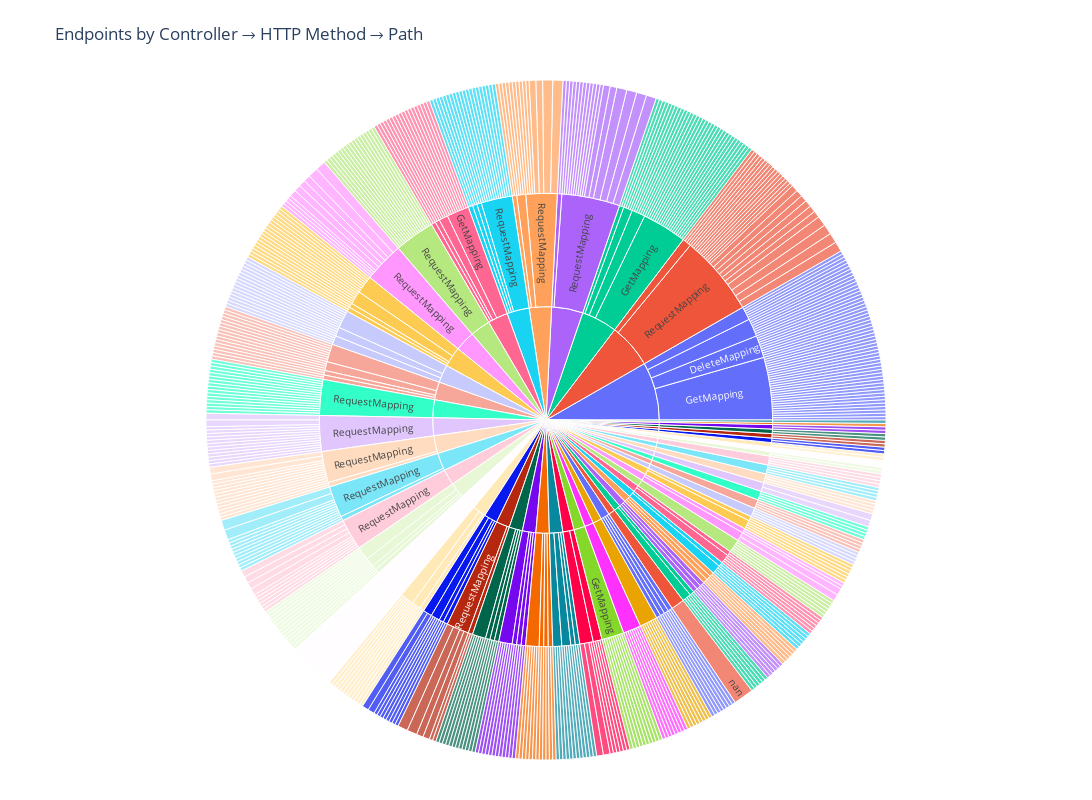
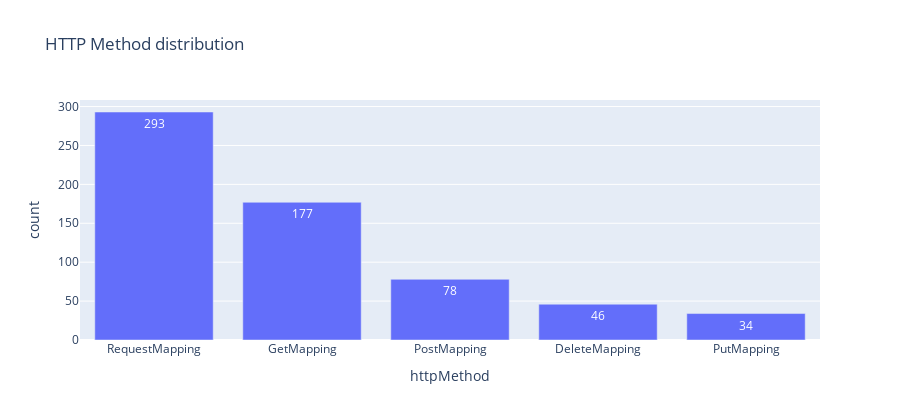

Write notebook code for charts like these, in order.
### Markdown cell above
## 3) Spring Endpoints

### Code cell
# Charts for Spring_Endpoints
# Where charts are generated:
#  - 3A) Sunburst: Controller → HTTP Method → Path
#  - 3B) HTTP Method distribution (bar)
#  - 3C) Unique endpoints per controller (horizontal bar)

# Expected columns: controller, method, httpMethod, completeEndpoint
path = API_DIR / "Spring_Endpoints.csv"
df_ep = read_csv_safe(path)
show_head(df_ep)

if not df_ep.empty:
    cols = {c.lower(): c for c in df_ep.columns}
    c_ctrl = cols.get("controller")
    c_meth = cols.get("method")
    c_http = cols.get("httpmethod") or cols.get("httprequestmethod") or cols.get("methodtype")
    c_path = cols.get("completeendpoint") or cols.get("path") or cols.get("endpoint")
    
    if c_ctrl: df_ep[c_ctrl] = df_ep[c_ctrl].astype(str)
    if c_meth: df_ep[c_meth] = df_ep[c_meth].astype(str)
    if c_http: df_ep[c_http] = df_ep[c_http].astype(str)
    if c_path: df_ep[c_path] = df_ep[c_path].astype(str)
    
    # 3A) Sunburst large
    if c_ctrl and c_http and c_path:
        sub = df_ep[[c_ctrl, c_http, c_path]].copy()
        fig = px.sunburst(sub, path=[c_ctrl, c_http, c_path],
                          maxdepth=3, title="Endpoints by Controller → HTTP Method → Path")
        fig.update_layout(width=1200, height=800,
                          margin=dict(l=40, r=40, t=80, b=40),
                          uniformtext_minsize=10, uniformtext_mode='hide')
        fig.show()
    else:
        print("[info] Missing one of [controller, httpMethod, completeEndpoint] — skipping sunburst.")
    
    # 3B) HTTP method distribution
    if c_http:
        method_counts = df_ep[c_http].mask(df_ep[c_http].isna(), "unknown").value_counts().reset_index()
        method_counts.columns = ["httpMethod", "count"]
        fig = px.bar(method_counts, x="httpMethod", y="count",
                     title="HTTP Method distribution", text_auto=True)
        fig.update_layout(width=900, height=420, xaxis_title="httpMethod", yaxis_title="count")
        fig.show()
    else:
        print("[info] Column 'httpMethod' not found — skipping HTTP method distribution.")
    
    # 3C) Endpoints per controller (Top 30) — horizontal + dynamic height + hover full
    if c_ctrl and c_path:
        per_ctrl = (
            df_ep.groupby(c_ctrl)[c_path]
                .nunique()
                .reset_index()
                .sort_values(c_path, ascending=False)
                .head(30)
        )
        per_ctrl.columns = ["controller", "uniqueEndpoints"]
        per_ctrl["controller_short"] = per_ctrl["controller"].map(lambda s: shorten_label(s, 50))
        h = max(600, 24 * len(per_ctrl))
        fig = px.bar(per_ctrl, x="uniqueEndpoints", y="controller_short",
                     orientation="h", title="Unique endpoints per controller (Top 30)", text_auto=True, color_discrete_sequence=["#1f77b4"])
        fig.update_layout(height=h, width=1100, xaxis_title="unique endpoints", yaxis_title="controller",
                          yaxis=dict(autorange="reversed"), margin=dict(l=10, r=10, t=80, b=10))
        fig.update_traces(hovertemplate="<b>%{customdata[0]}</b><br>unique endpoints: %{x}<extra></extra>",
                          customdata=np.stack([per_ctrl['controller']], axis=-1))
        fig.show()
    else:
        print("[info] Missing controller/path — skipping endpoints per controller.")
else:
    print("[info] Spring_Endpoints.csv missing or empty.")

### Figure 1 — Plotly figure (JSON) as saved in the notebook; plotly's stock layout.template omitted (floating-point values rounded to 4 significant figures; data arrays with more than 128 entries replaced by an {"elided": "..."} marker saying what was removed)
{"data": [{"branchvalues": "total", "domain": {"x": [0, 1], "y": [0, 1]}, "hovertemplate": "labels=%{label}<br>count=%{value}<br>parent=%{parent}<br>id=%{id}<extra></extra>", "ids": {"elided": "735 str values"}, "labels": {"elided": "735 str values"}, "maxdepth": 3, "name": "", "parents": {"elided": "735 str values"}, "type": "sunburst", "values": {"elided": "735 int values"}}], "layout": {"height": 800, "legend": {"tracegroupgap": 0}, "margin": {"b": 40, "l": 40, "r": 40, "t": 80}, "title": {"text": "Endpoints by Controller → HTTP Method → Path"}, "uniformtext": {"minsize": 10, "mode": "hide"}, "width": 1200}}

### Figure 2 — Plotly figure (JSON) as saved in the notebook; plotly's stock layout.template omitted (floating-point values rounded to 4 significant figures)
{"data": [{"hovertemplate": "httpMethod=%{x}<br>count=%{y}<extra></extra>", "legendgroup": "", "marker": {"color": "#636efa", "pattern": {"shape": ""}}, "name": "", "orientation": "v", "showlegend": false, "textposition": "auto", "texttemplate": "%{y}", "type": "bar", "x": ["RequestMapping", "GetMapping", "PostMapping", "DeleteMapping", "PutMapping"], "xaxis": "x", "y": [293, 177, 78, 46, 34], "yaxis": "y"}], "layout": {"barmode": "relative", "height": 420, "legend": {"tracegroupgap": 0}, "title": {"text": "HTTP Method distribution"}, "width": 900, "xaxis": {"anchor": "y", "domain": [0, 1], "title": {"text": "httpMethod"}}, "yaxis": {"anchor": "x", "domain": [0, 1], "title": {"text": "count"}}}}
